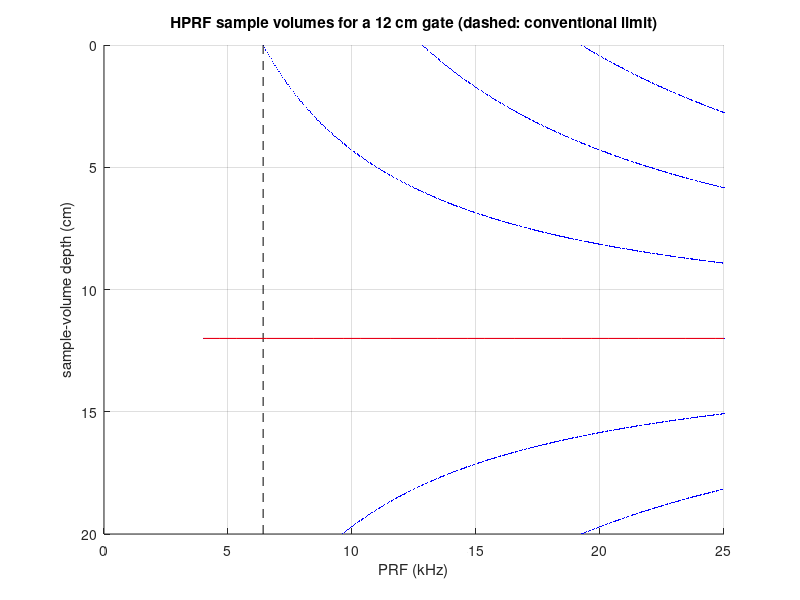

Write the MATLAB code that produced this figure.
%% m29_hprf_ambiguity.m
% Purpose : High-PRF pulsed Doppler. When the PRF exceeds c/(2 z_gate), the
%           echo sampled at delay tau after the latest pulse also contains
%           echoes of earlier pulses from the depths z_m = (c/2)(tau + m T),
%           m = 0, 1, 2, ... (the extra sample volumes). The Nyquist velocity
%           grows with the PRF, but flow in any of those depths enters the
%           spectrum, and shallower ones are less attenuated.
%           Part 1: sample-volume depths, Nyquist velocity and transmit
%                   timing margin for a 12 cm gate at several PRFs.
%           Part 2: slow-time simulation of a fast target jet at the gate and
%                   a second vessel elsewhere: which one the spectrum shows.
% Change  : f0, zg (gate), PRF list, vessel depths and velocities,
%           attenuation, sample-volume length.
% Expect  : f0 = 2.5 MHz, gate 12 cm, theta = 0: conventional PRF limit
%           6.42 kHz, v_Nyq 0.99 m/s. PRF 10 kHz: tau = 55.8 us, sample
%           volumes at 4.3, 12.0 and 19.7 cm, v_Nyq 1.54 m/s; the 4.3 cm
%           volume is 19.3 dB less attenuated (0.5 dB/cm/MHz). A 1.3 m/s jet
%           aliases at 6 kHz and is shown correctly at 10 kHz; a vessel at
%           4.3 cm appears in the spectrum, one at 5.5 cm does not.
rng(3);

%% Parameters
c     = 1540;        % speed of sound (m/s)
f0    = 2.5e6;       % transmit frequency (Hz)
zg    = 0.12;        % gate depth set by the operator (m)
zdisp = 0.20;        % displayed (insonated) depth (m)
att   = 0.5;         % attenuation, dB/cm/MHz one way
Lsv   = 3e-3;        % sample-volume length (FWHM), m
tmin  = 5e-6;        % minimum margin between a transmit and the sampling instant (s)
prf0  = c/(2*zg);
fprintf('Gate %.0f cm, f0 %.1f MHz: conventional PRF <= %.2f kHz, v_Nyq = %.3f m/s (theta = 0)\n', zg*100, f0/1e6, prf0/1e3, c*prf0/(4*f0));

%% Part 1: sample-volume depths versus PRF
fprintf('Part 1:  PRF(kHz)  tau(us)  margin(us)  v_Nyq(m/s)  sample volumes within %.0f cm (cm)  [two-way attenuation vs gate, dB]\n', zdisp*100);
for PRF = [6 8 10 12 15 20]*1e3
    T = 1/PRF;  tau = mod(2*zg/c, T);  zm = c/2*(tau + (0:20)*T);  zm = zm(zm <= zdisp + 1e-9);
    marg = min(tau, T - tau);  rel = 2*att*f0/1e6*(zg - zm)*100;     % dB less attenuation than the gate
    s = sprintf('%5.1f ', zm*100);  r = sprintf('%+5.1f ', rel);
    flag = '';  if marg < tmin, flag = '  <- sampling too close to a transmit'; end
    fprintf('         %5.1f    %6.1f    %6.1f      %5.3f      %s [%s]%s\n', PRF/1e3, tau*1e6, marg*1e6, c*PRF/(4*f0), s, r, flag);
end

%% Part 2: what the spectrum shows
vj = 1.3;   vb = -0.4;          % jet at the gate (toward the probe), second vessel (away), m/s
Nfft = 256;  nseg = 60;  w = 0.5 - 0.5*cos(2*pi*(0:Nfft-1)'/Nfft);
cfg = [6e3 0.055; 10e3 0.043; 10e3 0.055];   % PRF, depth of the second vessel (m)
fprintf('Part 2: jet %.1f m/s at %.0f cm, second vessel %.1f m/s, equal backscatter, SV FWHM %.0f mm\n', vj, zg*100, vb, Lsv*1e3);
for ic = 1:size(cfg,1)
    PRF = cfg(ic,1);  zb = cfg(ic,2);  T = 1/PRF;  tau = mod(2*zg/c, T);  zm = c/2*(tau + (0:20)*T);
    gsv = @(z) sum(exp(-4*log(2)*(z - zm).^2/Lsv^2));              % sensitivity of the sum of sample volumes
    amp = [gsv(zg)*10^(-2*att*f0/1e6*zg*100/20), gsv(zb)*10^(-2*att*f0/1e6*zb*100/20)];
    fd  = 2*[vj vb]*f0/c;  sf = 0.03*abs(fd);                     % Doppler shifts and 3 % spectral width
    P = zeros(Nfft,1);  n = (0:Nfft-1)';
    for s = 1:nseg
        z = 0.002*amp(1)*(randn(Nfft,1) + 1j*randn(Nfft,1))/sqrt(2);   % noise 54 dB below the jet
        for k = 1:2
            ph = cumsum(2*pi*(fd(k) + sf(k)*randn(Nfft,1))/PRF);      % random-walk phase: narrowband process
            z = z + amp(k)*exp(1j*(ph + 2*pi*rand));
        end
        P = P + abs(fftshift(fft(z.*w))).^2;
    end
    fax = ((0:Nfft-1)' - Nfft/2)*PRF/Nfft;  vax = fax*c/(2*f0);
    [~, i1] = max(P);  Pd = 10*log10(P/max(P));
    vjw = mod(vj + c*PRF/(4*f0), c*PRF/(2*f0)) - c*PRF/(4*f0);  % where the jet lands (wrapped)
    [~, ij] = min(abs(vax - vjw));  [~, ib] = min(abs(vax - vb));
    fprintf('   PRF %4.1f kHz, vessel at %.1f cm: v_Nyq %.2f m/s; strongest line at %+.2f m/s; jet line %+.2f m/s at %5.1f dB; vessel line at %5.1f dB\n', ...
        PRF/1e3, zb*100, c*PRF/(4*f0), vax(i1), vjw, max(Pd(max(ij-2,1):min(ij+2,Nfft))), max(Pd(max(ib-2,1):min(ib+2,Nfft))));
end

%% Figure: sample-volume depths versus PRF
figure('Position', [50 50 800 380]); hold on;
prfs = linspace(4e3, 25e3, 400);
for m = 0:12
    zz = c/2*(mod(2*zg/c, 1./prfs) + m./prfs);  zz(zz > zdisp) = NaN;  plot(prfs/1e3, zz*100, 'b.', 'MarkerSize', 3);
end
plot([prf0 prf0]/1e3, [0 zdisp*100], 'k--'); plot([4 25], [zg zg]*100, 'r-');
xlabel('PRF (kHz)'); ylabel('sample-volume depth (cm)'); set(gca, 'YDir', 'reverse'); grid on;
title(sprintf('HPRF sample volumes for a %.0f cm gate (dashed: conventional limit)', zg*100));
